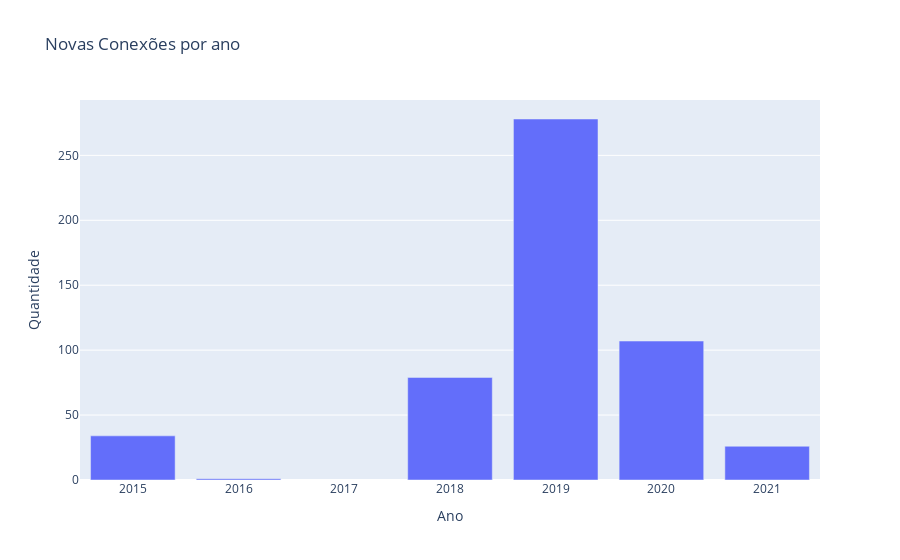

Notebook source saved alongside this figure:
### Code cell
#Grafico contagem por ano
grafico = px.bar(x = grupo_ano['ano'], y = grupo_ano['Quantidade'],  
                 title = 'Novas Conexões por ano',
                       labels={ "y": "Quantidade",
                         'x': 'Ano',})

grafico.show()

### Figure 1 — Plotly figure (JSON) as saved in the notebook; plotly's stock layout.template omitted (floating-point values rounded to 4 significant figures)
{"data": [{"alignmentgroup": "True", "hovertemplate": "Ano=%{x}<br>Quantidade=%{y}<extra></extra>", "legendgroup": "", "marker": {"color": "#636efa"}, "name": "", "offsetgroup": "", "orientation": "v", "showlegend": false, "textposition": "auto", "type": "bar", "x": [2015, 2016, 2018, 2019, 2020, 2021], "xaxis": "x", "y": [34, 1, 79, 278, 107, 26], "yaxis": "y"}], "layout": {"barmode": "relative", "legend": {"tracegroupgap": 0}, "title": {"text": "Novas Conexões por ano"}, "xaxis": {"anchor": "y", "domain": [0, 1], "title": {"text": "Ano"}}, "yaxis": {"anchor": "x", "domain": [0, 1], "title": {"text": "Quantidade"}}}}
